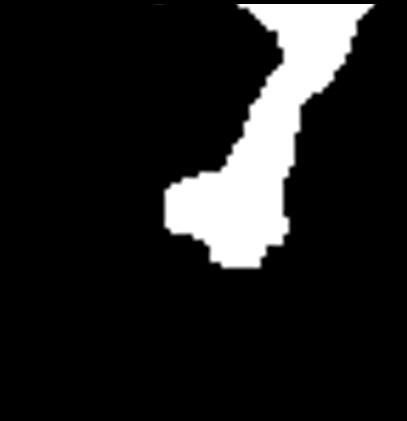
#> input picture FigS5S6/1HSV.png, 407 x 421 px; its folder holds only this picture in this run
$ python clinical_overlayed_distance_map.py
#> lines starting #> are read from the running program, lines starting #| are printed output that depends on the picture; after the words box and inside, x2 and y2 are one past the last pixel; in counts of white or black regions, pixels touching at a corner belong together
"""
Clinical Image Processing: Distance Map Overlay Image Generation
----------------------------------------------------------------

Overlay skeleton and distance map on the original image,
and visualize Root, Tip, and Middle regions with color coding.
"""

import os
import cv2
import numpy as np
import pandas as pd
import re
from glob import glob
from skimage.morphology import skeletonize
from scipy.ndimage import gaussian_filter1d
from scipy.ndimage import distance_transform_edt


def binarize_image(image, threshold=127):
    """
    Convert grayscale image to binary image.
    If the image is already binary, return it as is.

    Parameters:
    -----------
    image : numpy.ndarray
        Input grayscale image
    threshold : int
        Threshold value for binarization (default: 127)

    Returns:
    --------
    numpy.ndarray
        Binary image (0 or 255)
    """
    unique_vals = np.unique(image)
    if len(unique_vals) <= 2 and (0 in unique_vals or 255 in unique_vals):
        if 0 in unique_vals and 255 in unique_vals:
            return image
    _, binary = cv2.threshold(image, threshold, 255, cv2.THRESH_BINARY)
    return binary


def apply_skeletonization(image):
    """
    Apply skeletonization to a binary image.

    Parameters:
    -----------
    image : numpy.ndarray
        Binary image (0 or 255)

    Returns:
    --------
    numpy.ndarray
        Skeletonized image (0 or 255)
    """
    binary = image // 255
    skeleton = skeletonize(binary)
    return (skeleton * 255).astype(np.uint8)


# [136 lines left out: functions get_neighbors, find_path_between_nodes, detect_first_minimum, extract_start_goal_from_csv, not called in this run]


def process_directory(input_dir, output_dir, csv_path=None):
    """
    Process all PNG images in a directory and generate overlay images
    with Root, Tip, and Middle regions color-coded.

    Parameters:
    -----------
    input_dir : str
        Directory containing input PNG images
    output_dir : str
        Directory to save output overlay images
    csv_path : str
        Path to CSV file containing Start/Goal positions
    """
#> called with input_dir = 'FigS5S6', output_dir = 'FigS5S6/overlayed_images', csv_path = 'FigS5S6/clinical_branches.csv'
    os.makedirs(output_dir, exist_ok=True)
    image_paths = sorted(glob(os.path.join(input_dir, "*.png")))

    # Load Start/Goal positions from CSV file
    center_nodes_dict = {}

    if csv_path and os.path.exists(csv_path):
        center_nodes_dict = extract_start_goal_from_csv(csv_path)
    else:
        print(f"Warning: CSV file not found: {csv_path}")
        print("  Please run clinical_distance_map_csv.py first.")

    sigma = 5

    for in_path in image_paths:

        fname = os.path.basename(in_path)
        out_path = os.path.join(output_dir, fname)

        image = cv2.imread(in_path, cv2.IMREAD_GRAYSCALE)
#> image is the input picture: shape (421, 407); min 0, max 255, mean 31
        if image is None:
            print(f"{fname}: Failed to load image. Skipping.")
            continue

        binary_image = binarize_image(image, threshold=127)
#> in binarize_image, `unique_vals = np.unique(image)`: unique_vals = 256 values from 0 to 255
#> in binarize_image, `_, binary = cv2.threshold(image, threshold, 255, cv2.THRESH_BINARY)`:
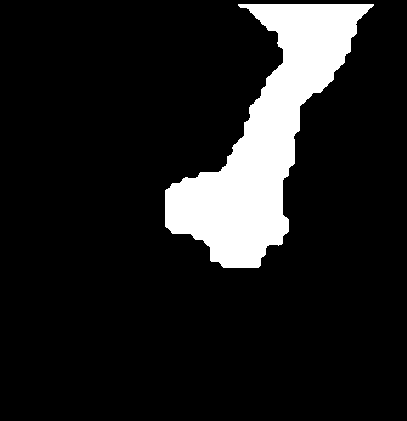
#> binary: shape (421, 407); 12.1% white; 1 white region, box (x1, y1, x2, y2) and area: (165, 4, 374, 268) 20783
        dist_map = distance_transform_edt(binary_image > 0)
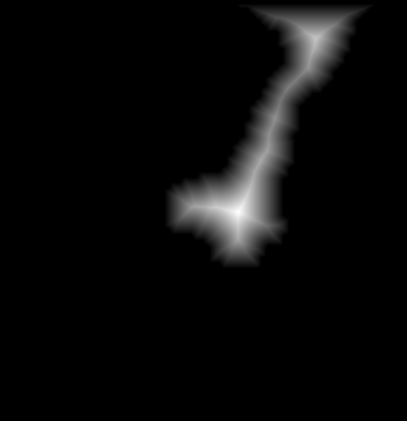
#> dist_map: shape (421, 407) float64; min 0, max 44.72, mean 1.7; drawn with min black and max white
        color_img = cv2.cvtColor(binary_image, cv2.COLOR_GRAY2BGR)
        skeleton = apply_skeletonization(binary_image)
#> in apply_skeletonization, `skeleton = skeletonize(binary)`:
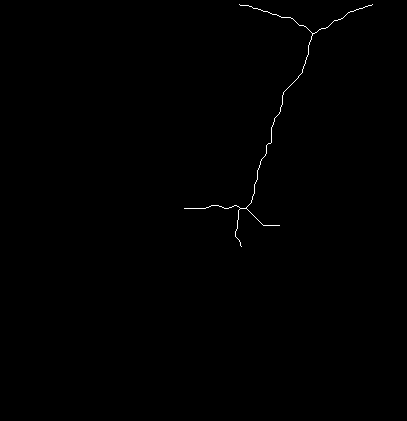
#> skeleton: shape (421, 407) bool; 0.26% white in thin lines or dots, all inside (x1, y1, x2, y2) = (184, 4, 373, 247)

        start_node = None
        goal_node = None

        if fname in center_nodes_dict:
            node_data = center_nodes_dict[fname]
            if 'start' in node_data and 'goal' in node_data:
                try:
                    start_node = (node_data['start']['y'], node_data['start']['x'])
                    goal_node = (node_data['goal']['y'], node_data['goal']['x'])
                    print(f"{fname}: Start/Goal positions loaded")
                    print(f"  Start: {start_node}, Goal: {goal_node}")
                except (KeyError, TypeError) as e:
                    print(f"{fname}: Failed to load Start/Goal positions: {e}")
                    print(f"  Data: {node_data}")
        else:
            print(f"{fname}: Start/Goal positions not found in configuration file.")
            print(f"  Keys in configuration file: {list(center_nodes_dict.keys())}")

        if start_node is None or goal_node is None:
            print(f"{fname}: Start/Goal positions not set. Skipping.")
            continue

        path = find_path_between_nodes(skeleton, start_node, goal_node)
        if path is None:
            print(f"{fname}: No path found between Start and Goal. Skipping.")
            continue

        print(f"{fname}: Path found ({len(path)} nodes)")

        overlay = color_img.copy()
        L = len(path)

        distance_values = [dist_map[y, x] for (y, x) in path]
        smoothed = gaussian_filter1d(distance_values, sigma=sigma)
        root_idx = detect_first_minimum(smoothed)

        root_left = max(0, root_idx - 5)
        root_right = min(L, root_idx + 6)
        tip_start = int(L * 0.8)
        tip_end = int(L * 0.9)

        R = 3
        T = -1

        for i, (y, x) in enumerate(path):
            if root_left <= i < root_right:
                cv2.circle(overlay, (x, y), R, (255, 255, 0), T)  # light blue (BGR)
            elif tip_start <= i < tip_end:
                cv2.circle(overlay, (x, y), R, (0, 165, 255), T)  # orange (BGR)
            else:
                cv2.circle(overlay, (x, y), R, (180, 180, 180), T)  # gray

        sx, sy = start_node[1], start_node[0]
        gx, gy = goal_node[1], goal_node[0]
        cv2.circle(overlay, (sx, sy), 8, (255, 0, 0), -1)  # blue: Start
        cv2.circle(overlay, (gx, gy), 8, (0, 0, 255), -1)  # red: Goal
        cv2.putText(overlay, 'START', (sx+10, sy), cv2.FONT_HERSHEY_SIMPLEX, 0.5, (255, 0, 0), 2)
        cv2.putText(overlay, 'GOAL', (gx+10, gy), cv2.FONT_HERSHEY_SIMPLEX, 0.5, (0, 0, 255), 2)

        cv2.imwrite(out_path, overlay)
        print(f"Overlay image saved: {out_path}")


if __name__ == "__main__":

    script_dir = os.path.dirname(os.path.abspath(__file__))
    input_dir = script_dir
    output_dir = os.path.join(script_dir, "overlayed_images")
    csv_path = os.path.join(script_dir, "clinical_branches.csv")

    process_directory(input_dir, output_dir, csv_path=csv_path)

$ run again, on FigS5S6/2HSV.png
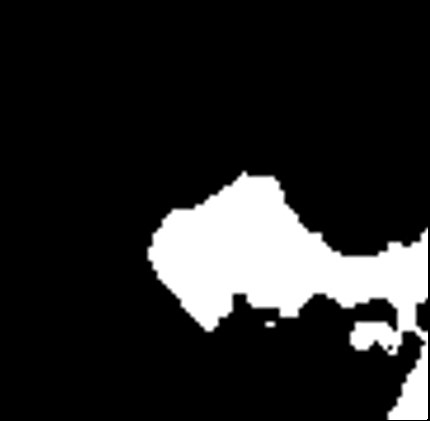
#> input picture FigS5S6/2HSV.png, 430 x 421 px
#> in process_directory, image is the input picture: shape (421, 430); min 0, max 255, mean 38.3
#> unique_vals = 256 values from 0 to 255
#> in binarize_image, `_, binary = cv2.threshold(image, threshold, 255, cv2.THRESH_BINARY)`:
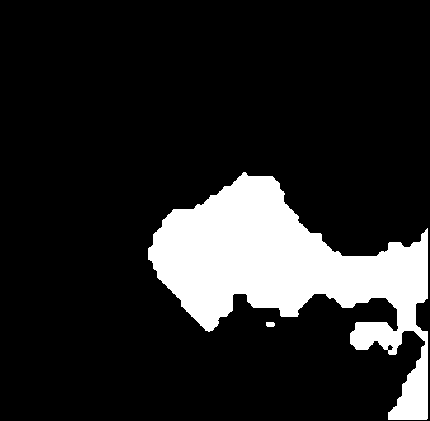
#> binary: shape (421, 430); 15% white; 2 white regions, box (x1, y1, x2, y2) and area: (148, 172, 428, 420) 27145, (266, 322, 275, 327) 42
#> in apply_skeletonization, `skeleton = skeletonize(binary)`:
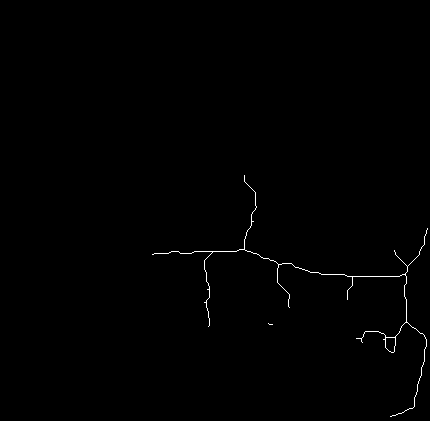
#> skeleton: shape (421, 430) bool; 0.44% white in thin lines or dots, all inside (x1, y1, x2, y2) = (152, 175, 428, 417)

$ run again, on FigS5S6/3HSV.png
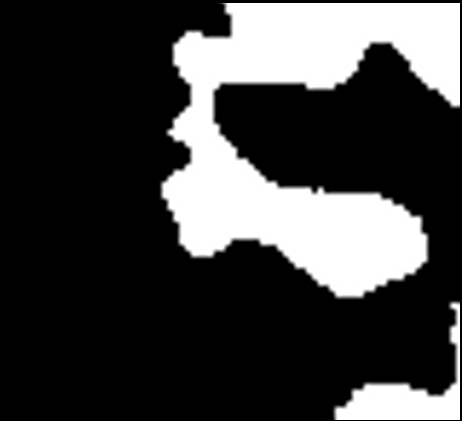
#> input picture FigS5S6/3HSV.png, 462 x 421 px
#> in process_directory, image is the input picture: shape (421, 462); min 0, max 255, mean 62.9
#> unique_vals = 256 values from 0 to 255
#> in binarize_image, `_, binary = cv2.threshold(image, threshold, 255, cv2.THRESH_BINARY)`:
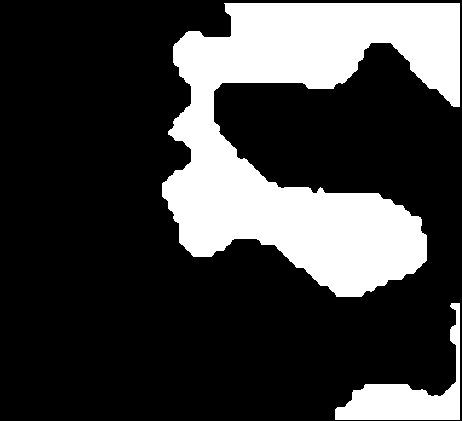
#> binary: shape (421, 462); 24.7% white; 2 white regions, box (x1, y1, x2, y2) and area: (162, 3, 460, 297) 43752, (335, 303, 460, 420) 4196
#> in apply_skeletonization, `skeleton = skeletonize(binary)`:
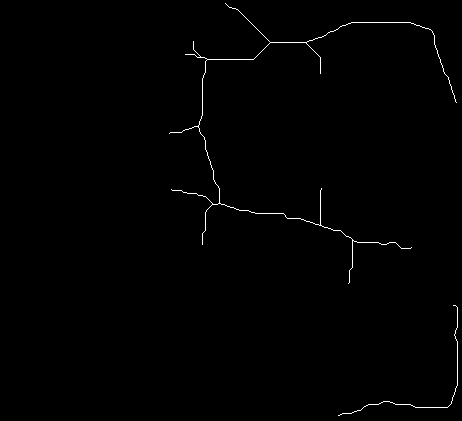
#> skeleton: shape (421, 462) bool; 0.6% white in thin lines or dots, all inside (x1, y1, x2, y2) = (169, 3, 458, 416)

$ run again, on FigS5S6/VZV.png
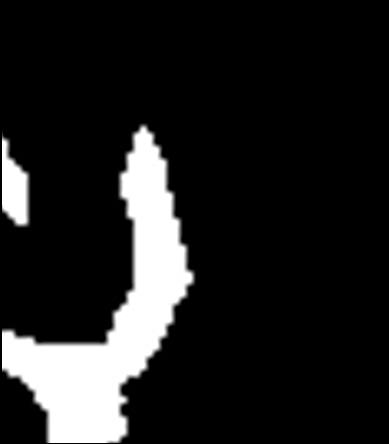
#> input picture FigS5S6/VZV.png, 389 x 444 px
#> in process_directory, image is the input picture: shape (444, 389); min 0, max 255, mean 33
#> unique_vals = 256 values from 0 to 255
#> in binarize_image, `_, binary = cv2.threshold(image, threshold, 255, cv2.THRESH_BINARY)`:
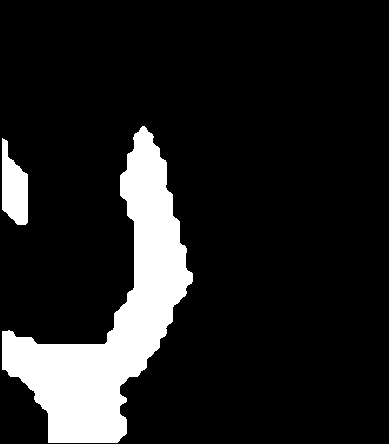
#> binary: shape (444, 389); 12.9% white; 2 white regions, box (x1, y1, x2, y2) and area: (2, 126, 193, 443) 20753, (2, 138, 28, 225) 1571
#> in apply_skeletonization, `skeleton = skeletonize(binary)`:
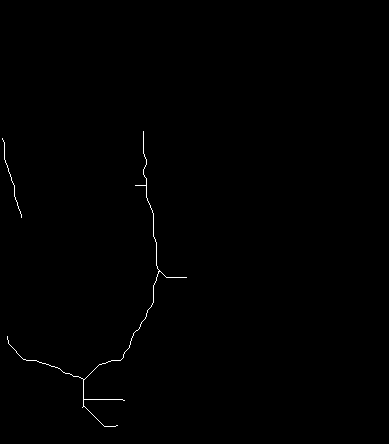
#> skeleton: shape (444, 389) bool; 0.33% white in thin lines or dots, all inside (x1, y1, x2, y2) = (2, 131, 187, 427)
